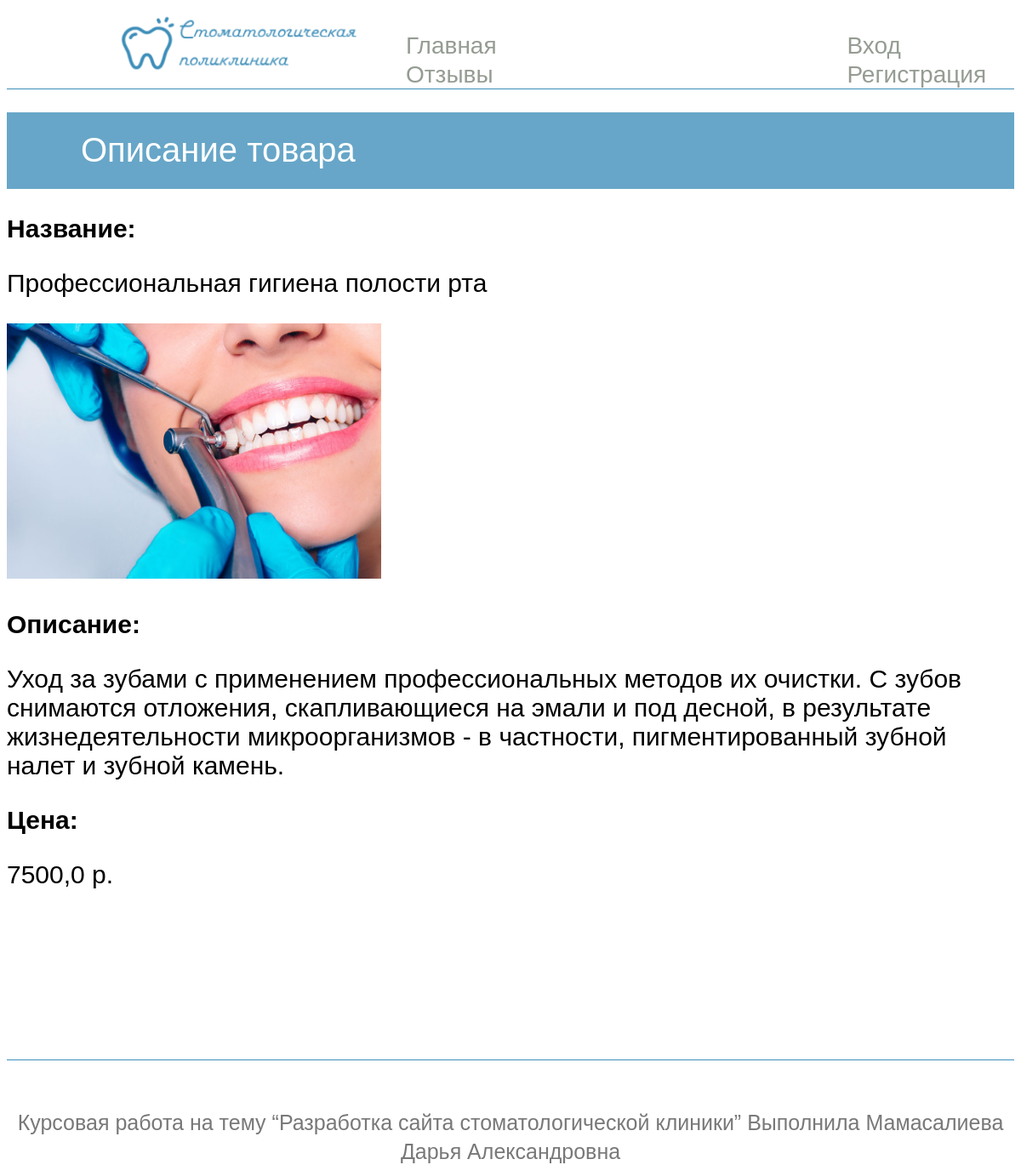
Screenshot of /product/2/ with the database file from the repository.
### blog/models.py (models this page shows, shortened)
class Goog(models.Model):
    objects = None
    title = models.CharField('Наименование', max_length=50)
    description = models.TextField('Описание')
    price = models.FloatField('Цена', max_length=50)
    photo = models.ImageField(upload_to="photos", default=None, blank=True, null=True, verbose_name="Фото")
    class Meta:
        verbose_name = 'Товар'
        verbose_name_plural = 'Товары'

### blog/views.py (the view)
# urls.py: path('product/<int:pk>/', ProductDetailView.as_view(), name='goog-detail'),
class ProductDetailView(DetailView):
    model = Goog

### blog/templates/blog/goog_detail.html
{% extends 'blog/base.html' %}
{% block content %}
<div class="zalogo">
    <h1>Описание товара</h1>
</div>
<p><b>Название:</b> </p>
<p> {{ object.title }}</p>
<img width="440" height="300" src="/media/{{ object.photo }}">
<p><b>Описание:</b></p>
<p>{{ object.description }}</p>
<p><b>Цена:</b></p>
<p>{{ object.price }} р.</p>
{% endblock %}

### static/styles/style.css (style rules this page uses)
* { font-family: Arial, Helvetica, sans-serif; font-size: 30px; }
.zalogo { height: 90px; background-color: #3D8EB9; opacity: 78%; }
h1 { font-size: 40px; line-height: 39px; letter-spacing: 0em; text-align: left; padding-top: 25px; padding-left: 37px; color: white; margin-left: 50px; font-weight: normal; }

### rows the page displays
Goog: title "Профессиональная гигиена полости рта", photo (picture), description "Уход за зубами с применением профессиональных методов их очистки. С зубов снимаются отложения, скапливающиеся на эмали и под десной, в результате жизнедеятельности микроорганизмов - в частности, пигментированный зубной налет и зубной камень.", price "7500,0"
